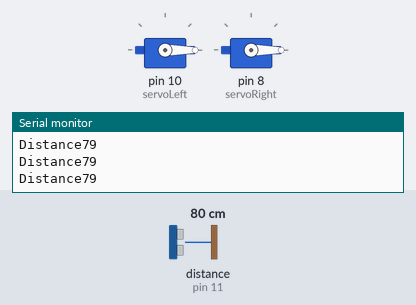
Bench run of a sketch on a simulated Arduino Uno, built with avr-gcc and run on an emulated ATmega328P. Shown: 2 × servo, the last lines printed to the serial monitor. Wiring (inferred from the names in the program): ultrasonic range finder: trigger pin 12; echo pin 11. The inputs (shaded band) are chosen by the test bench; at power-on: distance to the obstacle (sensor on pin 11) 80 cm. The echo pulse lasts 58.3 µs per cm.

Above: at 1.2 s.
1.3 s: distance to the obstacle (sensor on pin 11) set to 12 cm
2.8 s: distance to the obstacle (sensor on pin 11) set to 9 cm
At 3.2 s:
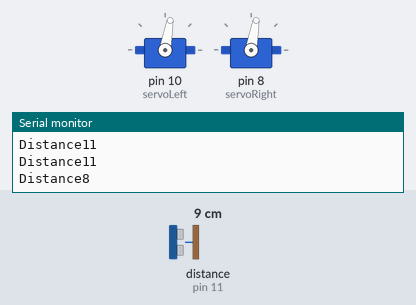
Timing chart, 0 to 9.6 s (numbered marks = the images above; inputs shaded):
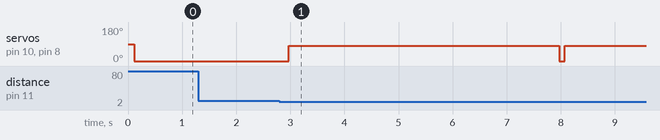

The sketch:

something_that_is_nothgin.ino
```cpp
#include <Servo.h>

bool thing1 = false;
 const int echoPin = 11;
 const int trigPin = 12;
 float duration, distance;

Servo servoRight;
Servo servoLeft;


void setup()
{
  servoLeft.attach(10);
  servoRight.attach(8);
  Serial.begin(9600);
  pinMode(echoPin, INPUT);
  pinMode(trigPin, OUTPUT);
}

void loop()
{
  Serial.print("Distance");
  Serial.println(GetDistance());
GetDistance();

delay(100);
  if (distance <= 10)
  {
thing1 = true;
  }
  if(thing1 == true){
      forward();
      delay(5000);
      thing1 = false;
  }
  if(thing1 == false){
     Stop();
  }

}


  void forward() {
    servoLeft.write(80);
    servoRight.write(80);

  }
  void turnRight()
  {
    servoLeft.write(80);
    servoRight.write(170);
  }
  void Stop()
  {
    servoLeft.write(0);
    servoRight.write(0);
  }

  int GetDistance() {

  digitalWrite(trigPin, LOW);
  delayMicroseconds(2);
  digitalWrite(trigPin, HIGH);
  delayMicroseconds(10);
  digitalWrite(trigPin, LOW);
  duration = pulseIn(echoPin, HIGH);
  distance = (duration*.0343)/2;
  return distance;
}
```

Measured:
- the behaviour switches between 11 and 10 cm on distance to the obstacle (sensor on pin 11) (found by bisection; images 0 and 1)
- after the input at 2.8 s, servo on pin 10 (servoLeft), servo on pin 8 (servoRight): 0° → 80° after 0.17 s, → 0° 5.0 s later, → 80° 0.10 s later
